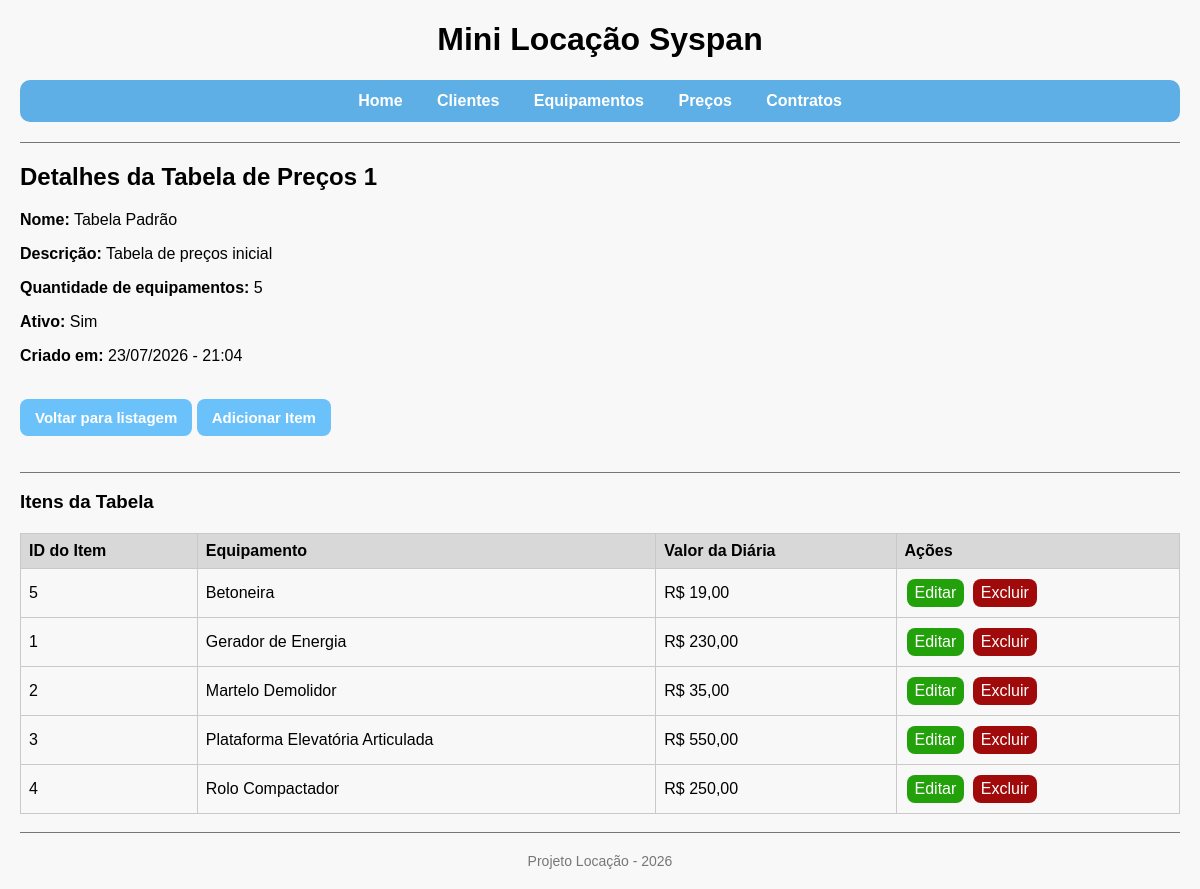
The page /projeto-locacao/precos/ver.php?id=1 on the database its author committed.
### tables this page shows
CREATE TABLE IF NOT EXISTS precos (
 id INT AUTO_INCREMENT PRIMARY KEY,
 nome VARCHAR(100) NOT NULL,
 descricao VARCHAR(255) NULL,
 ativo TINYINT(1) NOT NULL DEFAULT 1,
 created_at DATETIME NOT NULL DEFAULT CURRENT_TIMESTAMP
);

CREATE TABLE IF NOT EXISTS preco_itens (
 id INT AUTO_INCREMENT PRIMARY KEY,
 id_preco INT NOT NULL,
 id_equipamento INT NOT NULL,
 valor_diaria DECIMAL(10,2) NOT NULL,
 CONSTRAINT fk_preco
 FOREIGN KEY (id_preco) REFERENCES precos(id),
 CONSTRAINT fk_preco_equipamento
 FOREIGN KEY (id_equipamento) REFERENCES equipamentos(id)
);

CREATE TABLE IF NOT EXISTS equipamentos (
 id INT AUTO_INCREMENT PRIMARY KEY,
 descricao VARCHAR(120) NOT NULL,
 diaria DECIMAL(10,2) NOT NULL,
 ativo TINYINT(1) NOT NULL DEFAULT 1,
 created_at DATETIME NOT NULL DEFAULT CURRENT_TIMESTAMP
);

### projeto-locacao/helpers.php (called while the page is built, shortened)
<?php
    function e(string $value): string {
        return htmlspecialchars($value, ENT_QUOTES | ENT_SUBSTITUTE, 'UTF-8');
    }
?>

### projeto-locacao/precos/ver.php (the view, shortened to what this page needs)
<?php
    require_once '../conexao.php';
    require_once '../helpers.php';
    $id = obterId();
    $sql = 'SELECT id, nome, descricao, ativo, created_at FROM precos WHERE id = :id';
    $consulta = $pdo->prepare($sql);
    $consulta->execute([':id' => $id]);
    $preco = $consulta->fetch();
    $sqlItens = 'SELECT preco_itens.id, equipamentos.descricao AS equipamento, preco_itens.valor_diaria FROM preco_itens
                INNER JOIN equipamentos ON preco_itens.id_equipamento = equipamentos.id
                WHERE preco_itens.id_preco = :id
                ORDER BY equipamentos.descricao ASC';
    $consultaItens = $pdo->prepare($sqlItens);
    $consultaItens->execute([':id' => $id]);
    $precoItens = $consultaItens->fetchAll();
    $qtd_equipamentos = count($precoItens);
    require_once '../layout/header.php';
?>
<h2>Detalhes da Tabela de Preços <?= $preco['id'] ?></h2>
<div>
    <p><strong>Nome:</strong> <?= e($preco["nome"]) ?></p>
    <p><strong>Descrição:</strong> <?= e($preco["descricao"]) ?></p>
    <p><strong>Quantidade de equipamentos:</strong> <?= e($qtd_equipamentos) ?></p>
    <p><strong>Ativo:</strong> <?= e($preco["ativo"] ? 'Sim' : 'Não' ) ?> </p>
    <p><strong>Criado em:</strong> <?= date('d/m/Y - H:i', strtotime($preco["created_at"])) ?></p>
</div>
<br><a class="links" href="listar.php">Voltar para listagem</a>
<a class="links" href="adicionar_item.php?id=<?= (int)$preco['id'] ?>">Adicionar Item</a><br><br><hr>
<h3>Itens da Tabela</h3>
<?php if(!empty($precoItens)): ?>
    <table>
        <tr>
            <th>ID do Item</th>
            <th>Equipamento</th>
            <th>Valor da Diária</th>
            <th>Ações</th>
        </tr>
        <?php foreach($precoItens as $row): ?>
            <tr>
                <td><?= (int)$row["id"] ?></td>
                <td><?= e($row["equipamento"]) ?></td>
                <td>R$ <?= number_format($row["valor_diaria"], 2, ',', '.') ?></td>
                <td>
                    <a class="botao-editar" href="editar_item.php?id=<?= (int)$row["id"] ?>">Editar</a>
                    <a class="botao-excluir" href="excluir_item.php?id=<?= (int)$row["id"] ?>">Excluir</a>
                </td>
            </tr>
        <?php endforeach; ?>
    </table>
<?php else: ?>
    <p>Nenhum equipamento foi registrado para esta tabela de preços ainda.</p>
<?php endif; ?>
<?php require_once '../layout/footer.php'; ?>

### projeto-locacao/assets/css/style.css (style rules this page uses)
body { font-family: "Gill Sans Extrabold", Helvetica, sans-serif; background: #f8f8f8; margin: 20px; }
hr { margin-top: 18px; border: 0; border-top: 1px solid #767676; }
table { width: 100%; border-collapse: collapse; margin-top: 20px; overflow: hidden; border: 1px solid #c9c9c9; }
th, td { padding: 8px; text-align: left; border: 1px solid #c9c9c9; }
th { background: #d8d8d9; }
td a { padding: 5px 8px; border-radius: 8px; text-decoration: none; display: inline-block; margin: 2px; }
.botao-editar { background: #23a10a; color: white; }
.botao-excluir { background: #a10a0a; color: white; }
.links { padding: 10px 15px; border-radius: 8px; text-decoration: none; background-color: #6bc1fa; color: white; font-size: 15px; font-weight: bold; display: inline-block; }

### rows shown on the page
precos: id "1", nome "Tabela Padrão", descricao "Tabela de preços inicial", ativo "Sim", created_at "23/07/2026 - 21:04"
preco_itens: id "5", id_equipamento.descricao "Betoneira", valor_diaria "19,00"
preco_itens: id "1", id_equipamento.descricao "Gerador de Energia", valor_diaria "230,00"
preco_itens: id "2", id_equipamento.descricao "Martelo Demolidor", valor_diaria "35,00"
preco_itens: id "3", id_equipamento.descricao "Plataforma Elevatória Articulada", valor_diaria "550,00"
preco_itens: id "4", id_equipamento.descricao "Rolo Compactador", valor_diaria "250,00"

### other values the page prints
$qtd_equipamentos "5"
